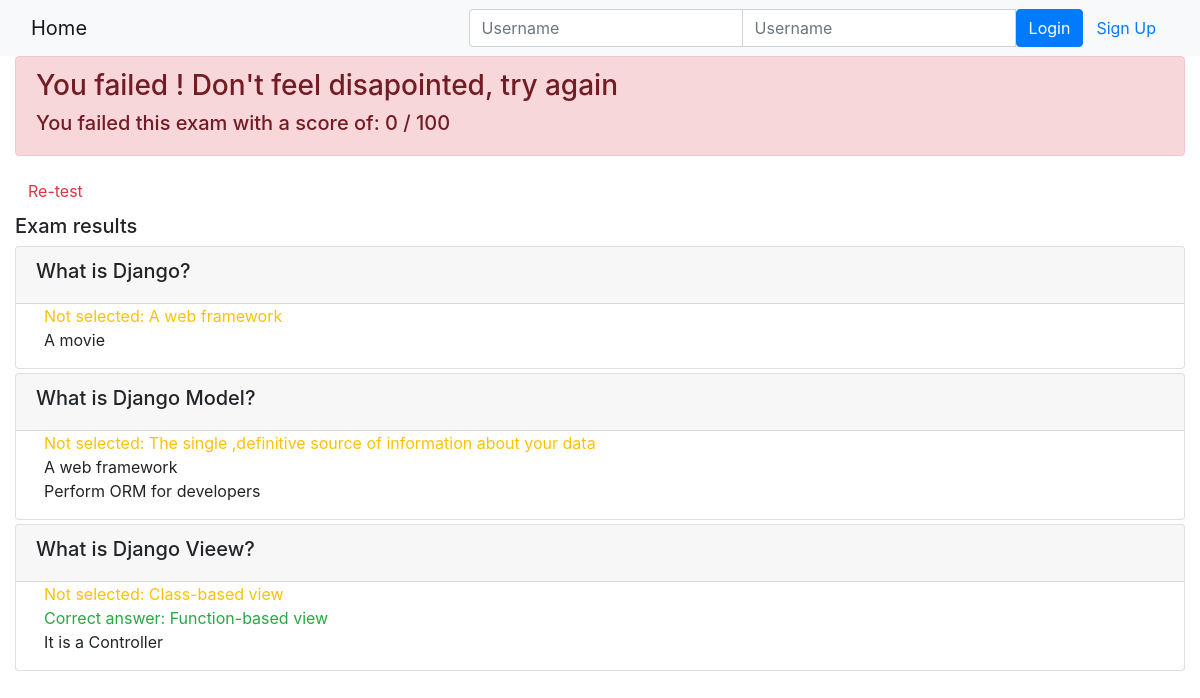
/onlinecourse/course/1/submission/1/result/, run on an earlier commit of the app's database.
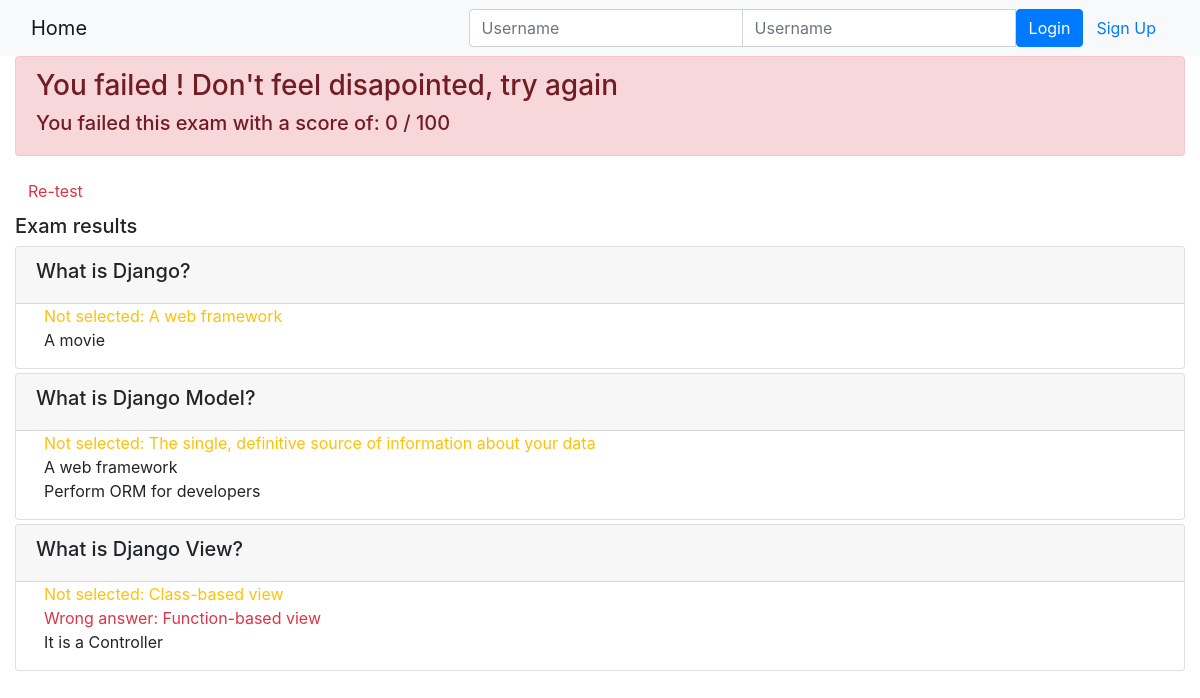
And on a later commit of the database.
### onlinecourse/models.py (models this page shows)
class Choice(models.Model):
    question = models.ForeignKey(Question, on_delete=models.CASCADE)
    choice_text = models.CharField(max_length = 100)
    is_correct = models.BooleanField(default=False)
    def __str__(self):
        return self.choice_text

class Question(models.Model):
    course = models.ForeignKey(Course, on_delete=models.CASCADE)
    question_text = models.CharField(max_length=500)
    grade = models.FloatField(default = 1.0)
    def is_get_score(self, selected_ids):
        all_answers = self.choice_set.filter(is_correct=True).count()
        selected_correct = self.choice_set.filter(is_correct=True, id__in=selected_ids).count()
        if all_answers == selected_correct:
            return True
        else:
            return False

### onlinecourse/views.py (the view)
# urls.py: path('course/<int:course_id>/submission/<int:submission_id>/result/', views.show_exam_result, name = 'show_exam_result'),
def show_exam_result(request, course_id, submission_id):
    print('\n\n\n')
    print('show_exam_result')
    print('\n\n')
    context = {}
    course = Course.objects.get(id = course_id)
    context['course'] = course
    print("context['course']", context['course'].name)
    print('\n\n')
    submission_choices = Submission.objects.get(id = submission_id).choices.all()
    context['choices'] = submission_choices
    print("context['choices'] \n", context['choices'])
    questions = Question.objects.filter(course = course_id)
    context['questions'] = questions
    print('All the Questions of the exam: \n', questions)
    all_choices = [question.choice_set for question in questions]
    print('All the choices in this exam: \n', all_choices)
    submission_score = 0
    max_score = 0
    for question in questions:
        max_score += question.grade
        if question.is_get_score(submission_choices):
            submission_score += question.grade
    context['grade'] = round(submission_score / max_score * 100)
    print('Exam grade: ', submission_score)
    return render(request, 'onlinecourse/exam_result_bootstrap.html', context=context)

### onlinecourse/templates/onlinecourse/exam_result_bootstrap.html (shortened to what this page needs)
<!DOCTYPE html>
<html lang="en">
<head>
    {% load static %}
    <link rel="stylesheet" href="https://maxcdn.bootstrapcdn.com/bootstrap/4.5.2/css/bootstrap.min.css">
</head>
<body>
 <nav class="navbar navbar-light bg-light">
    <div class="container-fluid">
        <div class="navbar-header">
              <a class="navbar-brand" href="{% url 'onlinecourse:index' %}">Home</a>
        </div>
        <ul class="nav navbar-nav navbar-right">
            {% if user.is_authenticated %}
            <li>
                <a class="btn btn-link" href="#">{{ user.first_name }}({{ user.username }})</a>
                <a class="btn btn-link" href="{% url 'onlinecourse:logout' %}">Logout</a>
            </li>
            {% else %}
            <li>
                <form class="form-inline" action="{% url 'onlinecourse:login' %}" method="post">
                    <div class="input-group">
                        <input type="text" class="form-control" placeholder="Username" name="username" >
                        <input type="password" class="form-control" placeholder="Username" name="psw" >
                        <button class="btn btn-primary" type="submit">Login</button>
                        <a class="btn btn-link" href="{% url 'onlinecourse:registration' %}">Sign Up</a>
                    </div>
                </form>
            </li>
            {% endif %}
        </ul>
    </div>
</nav>
<div class="container-fluid">
    {% if grade > 80 %}
        <div class="alert alert-success">
            <h3>Congratulations, {{user.first_name}} {{user.last_name}}!!! </h3>
            <h5>You passed this exam with a score of: {{ grade }} / 100</h5>
        </div>
    {% else %}
        <div class="alert alert-danger">
            <h3>You failed {{user.first_name}} {{user.last_name}}! Don't feel disapointed, try again</h3>
            <h5>You failed this exam with a score of: {{ grade }} / 100</h5>
        </div>
        <a class="btn btn-link text-danger" href="{% url 'onlinecourse:course_details' course.id %}">Re-test</a>
    {% endif %}
        <div class="card-columns-vertical mt-1">
            <h5 class="">Exam results</h5>
                {% for question in questions %}
                    <div class="card mt-1">
                        <div class="card-header"><h5>{{ question.question_text}}</h5></div>
                            <div class="form-group ml-2">
                                {% for choice in question.choice_set.all %}
                                <div class="form-check">
                                    {% if choice in choices %}
                                        {% if choice.is_correct %}
                                            <span class="text-success">
                                                Correct answer: {{ choice.choice_text }}
                                            </span>
                                        {% else %}
                                            <span class="text-danger">
                                                Wrong answer: {{ choice.choice_text }}
                                            </span>
                                        {% endif %}
                                    {% else %}
                                        {% if choice.is_correct %}
                                            <span class="text-warning">
                                                Not selected: {{ choice.choice_text }}
                                            </span>
                                        {% else %}
                                            {{ choice.choice_text }}
                                        {% endif %}
                                    {% endif %}
                                </div>
                                {% endfor %}
                            </div>
                        </div>
                {% endfor %}
            </div>
            </div>
        </body>
        </html>

What changed in the data, as far as the page shows it:
changed Choice: choice_text "The single ,definitive source of information about your data" → "The single, definitive source of information about your data"
changed Question: question_text "What is Django Vieew?" → "What is Django View?"
changed Choice "Function-based view": is_correct "Correct answer:" → "Wrong answer:"
